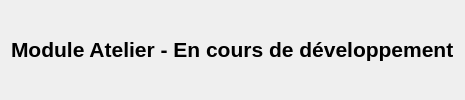
<?xml version="1.0" encoding="UTF-8"?>
<ui version="4.0">
 <class>AtelierWidget</class>
 <widget class="QWidget" name="AtelierWidget">
  <layout class="QVBoxLayout">
   <item alignment="Qt::AlignCenter">
    <widget class="QLabel" name="label">
     <property name="text">
      <string>Module Atelier - En cours de développement</string>
     </property>
     <property name="font">
      <font>
       <pointsize>16</pointsize>
       <bold>true</bold>
      </font>
     </property>
    </widget>
   </item>
  </layout>
 </widget>
 <resources/>
 <connections/>
</ui>
